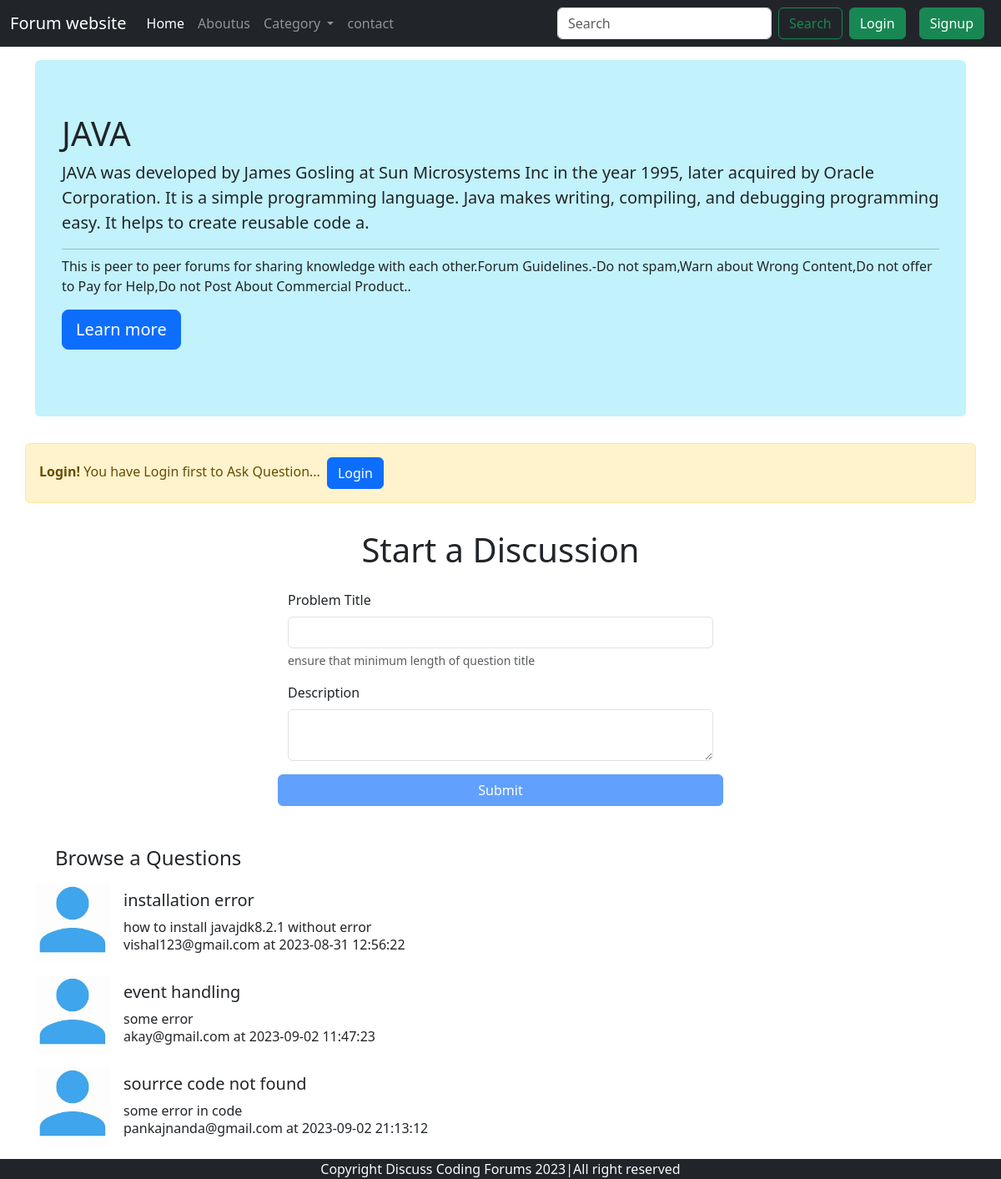
Page /forum/threadlist.php?catid=3 on the committed database.
### tables this page shows
CREATE TABLE `category` (
  `category_id` int(8) NOT NULL,
  `category_name` varchar(255) NOT NULL,
  `category_description` varchar(255) NOT NULL,
  `created_time` datetime NOT NULL DEFAULT current_timestamp()
);

CREATE TABLE `threads` (
  `thread_id` int(20) NOT NULL,
  `thread_title` varchar(255) NOT NULL,
  `thread_description` varchar(255) NOT NULL,
  `thread_category_id` int(20) NOT NULL,
  `thread_user_id` int(20) NOT NULL,
  `threadtimestamp` datetime NOT NULL DEFAULT current_timestamp()
);

CREATE TABLE `users` (
  `user_id` int(20) NOT NULL,
  `user_email` varchar(255) NOT NULL,
  `user_password` varchar(255) NOT NULL,
  `user_time` datetime NOT NULL DEFAULT current_timestamp()
);

### forum/threadlist.php (the view, shortened to what this page needs)
<!doctype html>
<html lang="en">
  <head>
    <link rel="stylesheet" href="https://cdn.jsdelivr.net/npm/bootstrap@4.0.0/dist/css/bootstrap.min.css">
    <link href="https://cdn.jsdelivr.net/npm/bootstrap@5.3.1/dist/css/bootstrap.min.css" rel="stylesheet">
  </head>
  <body>
  <?php require 'dbms.php'; ?>
    <?php require 'navbar.php'; ?>
    <?php
    $id=$_GET['catid'];
    $sql="SELECT * FROM `category` WHERE `category_id`= $id";
    $res=mysqli_query($conn,$sql);
    while($row=mysqli_fetch_assoc($res))
      {
        $catname=$row['category_name'];
        $catdesc=$row['category_description'];
      }
    ?>
<div class="container my-3">
<div class=" bg-info text-dark bg-opacity-25 rounded jumbotron">
  <h1 class="display-6"><?php echo"$catname"?></h1>
  <p class="lead"><?php echo"$catdesc"?></p>
  <hr class="my-2">
  <p>This is peer to peer forums for sharing knowledge with each other.Forum Guidelines.-Do not spam,Warn about Wrong Content,Do not offer to Pay for Help,Do not Post About Commercial Product..</p>
  <p class="lead">
    <a class="btn btn-primary btn-lg" href="#" role="button">Learn more</a>
  </p>
</div>
</div>
<?php
if(isset($_SESSION['loggedin'])&& $_SESSION['loggedin']==true)
{
echo'<div class="container mb-5 ">
  <h1 class="py-3 text-center">Start a Discussion</h1>
  <form action="', $_SERVER["REQUEST_URI"],'" method="POST">
      <div class="container row mx-auto col-10 col-md-8 col-lg-6">
  <div class="mb-3">
    <label for="questiontitle" class="form-label">Problem Title</label>
    <input type="text" name="question" class="form-control" id="email" aria-describedby="emailHelp">
    <div id="emailHelp" class="form-text">ensure that minimum length of question title</div>
  </div>
  <div class="mb-3">
    <label for="exampleInputPassword1" class="form-label">Description</label>
    <textarea name="description"  row="4" cols="50" class="form-control" id="textarea"> </textarea>
    <input type="hidden" name="user_id" value="',$_SESSION['user_id'],'">
  </div>
  <button type="submit" class="btn btn-primary">Submit</button>
      </div>
</form>
    </div>';
}
else{
  echo'<div class="container mt-3 alert alert-warning alert-dismissible fade show" role="alert">
  <strong>Login! </strong>
  You have Login first to Ask Question...<button class=" btn btn-primary btn-t mx-2" data-bs-toggle="modal" data-bs-target="#loginmodal">Login</button>
  </div>';
  echo'<div class="container mb-5 ">
  <h1 class="py-3 text-center">Start a Discussion</h1>
  <form >
      <div class="container row mx-auto col-10 col-md-8 col-lg-6">
  <div class="mb-3">
    <label for="questiontitle" class="form-label">Problem Title</label>
    <input type="text" name="question" class="form-control" id="email" aria-describedby="emailHelp">
    <div id="emailHelp" class="form-text">ensure that minimum length of question title</div>
  </div>
  <div class="mb-3">
    <label for="exampleInputPassword1" class="form-label">Description</label>
    <textarea name="description"  row="4" cols="50" class="form-control" id="textarea"> </textarea>
  </div>
  <button type="submit" class="btn btn-primary" disabled>Submit</button>
      </div>
</form>
    </div>';
}
?>
  <div class="container mb-3 ">
    <h4 class="ml-4">Browse a Questions</h4>
</div>
  <?php
    $id=$_GET['catid'];
    $sql="SELECT * FROM `threads` WHERE `thread_category_id`= $id";
    $res=mysqli_query($conn,$sql);
    while($row=mysqli_fetch_assoc($res))
      {
        $threadid=$row['thread_id'];
        $threadtitle=$row['thread_title'];
        $threaddesc=$row['thread_description'];
        $threadtime=$row['threadtimestamp'];
        $threaduserid=$row['thread_user_id'];
        $sql2="SELECT * FROM `users` where `user_id`='$threaduserid'";
        $res2=mysqli_query($conn,$sql2);
        $row2=mysqli_fetch_assoc($res2);
       echo'<div class=" container mb-3">
       <div class="media">
  <img class="mr-3" src="../img/user.jfif"  width="90px" alt="Generic placeholder image">
  <div class="media-body">
    <h5 class="mt-2"> <a class=" text-decoration-none text-dark " href="thread.php?threadid=',$threadid,'">',$threadtitle,' </a></h5>',$threaddesc,'<br><h5 class="fs-6">',$row2['user_email'],'&nbspat ',$threadtime,
    '<h5>
  </div>
</div>
</div>';
      }
    ?>
<?php require 'footer.php'; ?>
  </body>
</html>

### rows in the picture
category: category_name "JAVA", category_description "JAVA was developed by James Gosling at Sun Microsystems Inc in the year 1995, later acquired by Oracle Corporation. It is a simple programming language. Java makes writing, compiling, and debugging programming easy. It helps to create reusable code a."
threads: thread_title "installation error", thread_description "how to install javajdk8.2.1 without error", users.user_email "vishal123@gmail.com", threadtimestamp "2023-08-31 12:56:22"
threads: thread_title "event handling", thread_description "some error", users.user_email "akay@gmail.com", threadtimestamp "2023-09-02 11:47:23"
threads: thread_title "sourrce code not found", thread_description "some error in code", users.user_email "pankajnanda@gmail.com", threadtimestamp "2023-09-02 21:13:12"
